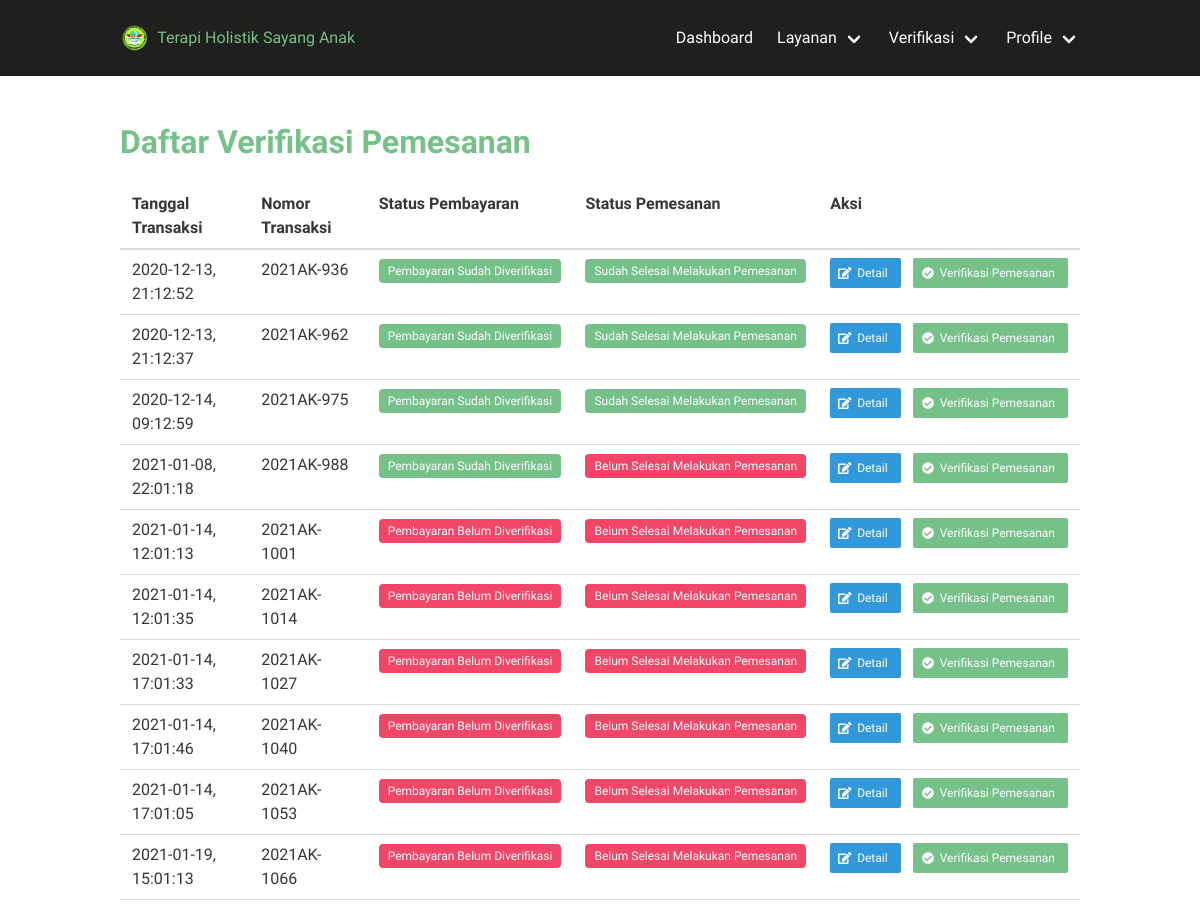
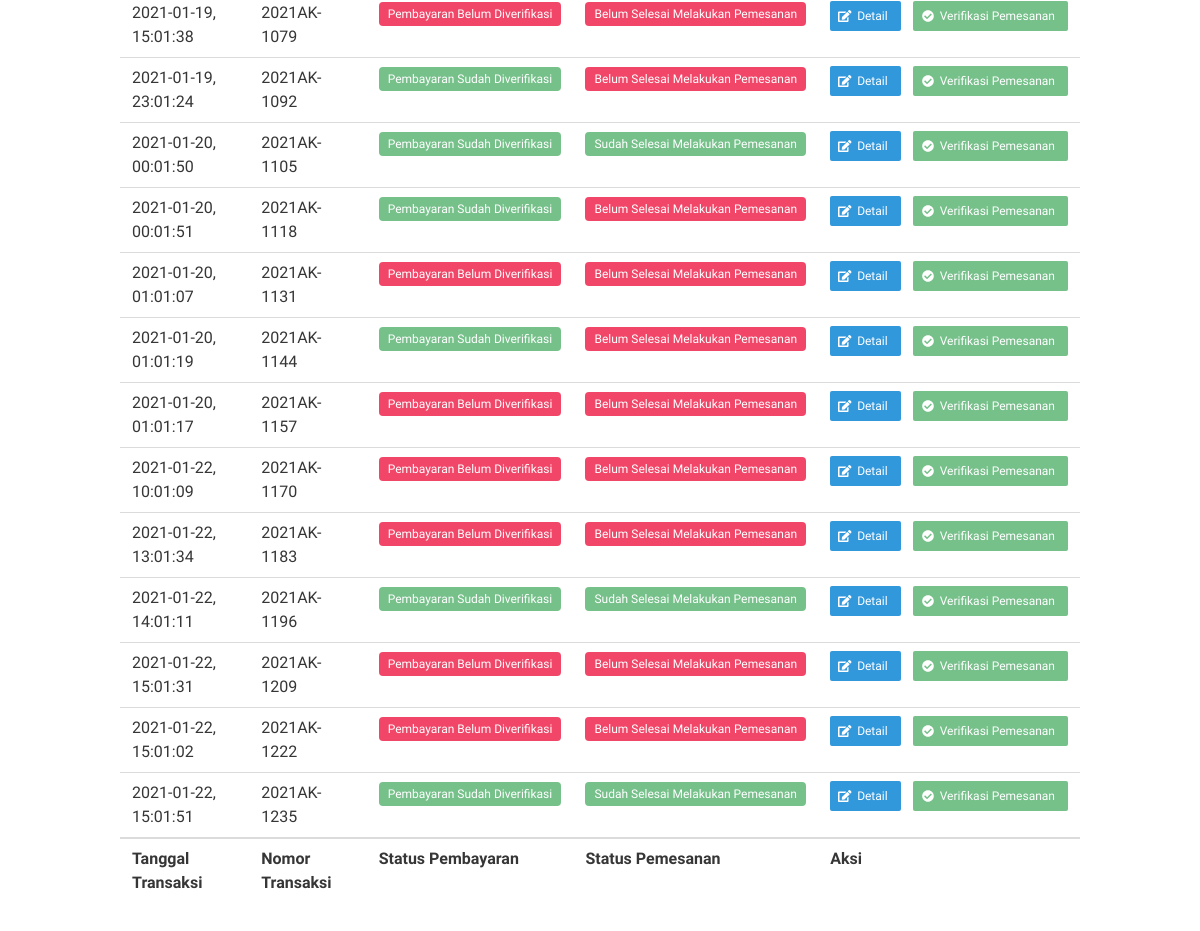
The app's page /index.php/cart/list_verifikasi_pemesanan (signed in) with its own data (2 pictures, top to bottom).
### tables this page shows
CREATE TABLE `transaksi` (
  `no_transaksi` int(11) NOT NULL AUTO_INCREMENT,
  `id_customer` int(11) NOT NULL,
  `tanggal` varchar(100) NOT NULL,
  `total_harga` int(11) NOT NULL,
  `bukti_pembayaran` varchar(500) NOT NULL,
  `rekening_pengirim` varchar(45) NOT NULL,
  `status_pembayaran` tinyint(1) NOT NULL,
  `status_pemesanan` tinyint(1) NOT NULL,
  PRIMARY KEY (`no_transaksi`),
  KEY `IdCostumer` (`id_customer`)
);

### application/controllers/Cart.php (called while the page is built, shortened)
<?php
class Cart extends CI_Controller
{
    function __construct()
    {
        $this->load->model('Cart_model');
        $this->load->library('upload');
        $this->load->model('Transaksi_model');
    }
    function list_verifikasi_pemesanan(){
        $data['nama']       = $_SESSION['nama'];
        $data['hak_akses']  = $_SESSION['hak_akses'];
        $data['id_user']    = $_SESSION['id_user'];
        $data['email']      = $_SESSION['email'];
        $data['_view'] = 'cart/list_verifikasi_pemesanan';
        $this->load->view('templates/pure/header');
        $this->load->view('layouts/bulma-dashboard/main', $data);
        $this->load->view('templates/pure/footer');
    }
}

### index.php (called while the page is built, shortened)
<?php
require_once BASEPATH.'core/CodeIgniter.php';

### application/views/cart/list_verifikasi_pemesanan.php (the view)
<h1 class="title has-text-success font-family-philosopher">Daftar Verifikasi Pemesanan</h1>
<div class="table-container">
    <table class="table is-fullwidth">
        <thead>
            <tr>
                <th>Tanggal Transaksi</th>
                <th>Nomor Transaksi</th>
                <th>Status Pembayaran</th>
                <th>Status Pemesanan</th>
                <th>Aksi</th>
            </tr>
        </thead>
        <tfoot>
            <tr>
                <th>Tanggal Transaksi</th>
                <th>Nomor Transaksi</th>
                <th>Status Pembayaran</th>
                <th>Status Pemesanan</th>
                <th>Aksi</th>
            </tr>
        </tfoot>
        <tbody>
            <?php
                $sql = "SELECT * FROM transaksi";
                $query = $this->db->query($sql);
                if ($query->num_rows() > 0) {
                    $year = date('Y');
                    foreach ($query->result() as $row) {
                        $number = $year.'AK-'.($row->no_transaksi*13);
                         $status_pemesanan  = $row->status_pemesanan;
                         $status_pembayaran = $row->status_pembayaran;
            ?>
                        <tr>
                            <td><?php echo $row->tanggal?></td>
                            <td><?php echo $number?></td>
                            <td>
                                <?php
                                if ($status_pembayaran == 0) {
                                    echo "<span class='tag is-danger'>Pembayaran Belum Diverifikasi</span>";
                                } else {
                                    echo "<span class='tag is-success'>Pembayaran Sudah Diverifikasi</span>";
                                }
                                ?>
                            </td>
                            <td>
                                <?php
                                if ($status_pemesanan == 0) {
                                    echo "<span class='tag is-danger'>Belum Selesai Melakukan Pemesanan</span>";
                                } else {
                                    echo "<span class='tag is-success'>Sudah Selesai Melakukan Pemesanan</span>";
                                }
                                ?>
                            </td>
                            <td>
                                <div class="field is-grouped">
                                    <p class="control">
                                        <a href="<?php echo site_url('cart/detail_pembayaran/' . $row->no_transaksi); ?>" class="button is-info is-small">
                                            <span class="icon">
                                                <i class="fa fa-edit"></i>
                                            </span>
                                            <span>
                                                Detail
                                            </span>
                                        </a>
                                    </p>
                                    <p class="control">
                                        <a href="<?php echo site_url('cart/verifikasi_pemesanan/' . $row->no_transaksi); ?>" class="button is-success is-small">
                                            <span class="icon">
                                                <i class="fa  fa-check-circle"></i>
                                            </span>
                                            <span>
                                                Verifikasi Pemesanan
                                            </span>
                                        </a>
                                    </p>
                                </div>
                            </td>
                        </tr>
            <?php
                    }
                }
            ?>
        </tbody>
    </table>
</div>

### application/views/layouts/bulma-dashboard/main.php (shortened to what this page needs)
<nav class="navbar is-black py-3" role="navigation" aria-label="main dropdown navigation">
    <div class="container">
        <div class="navbar-brand">
            <a class="navbar-item" href="<?= base_url('Dashboard'); ?>">
                <img src="<?= base_url('assets/img/logo.png'); ?>" /> &nbsp;&nbsp;
                <span class="font-family-philosopher has-text-success">
                    Terapi Holistik Sayang Anak
                </span>
            </a>
        </div>
        <div id="navbar" class="navbar-menu">
            <?php
            if ($hak_akses == "Admin") {
                $sql = "SELECT * FROM admin WHERE id_user=$id_user";
                $query = $this->db->query($sql);
                if ($query->num_rows() > 0) {
                    foreach ($query->result() as $row) {
            ?>
                        <div class="navbar-end">
                            <a class="navbar-item" href="<?php echo site_url('dashboard'); ?>">Dashboard</a>
                            <div class="navbar-item has-dropdown is-hoverable">
                                <a class="navbar-link">Layanan</a>
                            </div>
                            <div class="navbar-item has-dropdown is-hoverable">
                                <a class="navbar-link">Verifikasi</a>
                            </div>
                            <div class="navbar-item has-dropdown is-hoverable">
                                <a class="navbar-link">Profile</a>
                            </div>
                        </div>
                    <?php }
                }
            } ?>
        </div>
    </div>
</nav>
<section class="section">
    <div class="container">
        <?php
        if (isset($_view) && $_view)
            $this->load->view($_view);
        ?>
    </div>
</section>

### records on screen
transaksi: tanggal "2020-12-13, 21:12:52", status_pembayaran "Pembayaran Sudah Diverifikasi", status_pemesanan "Sudah Selesai Melakukan Pemesanan"
transaksi: tanggal "2020-12-13, 21:12:37", status_pembayaran "Pembayaran Sudah Diverifikasi", status_pemesanan "Sudah Selesai Melakukan Pemesanan"
transaksi: tanggal "2020-12-14, 09:12:59", status_pembayaran "Pembayaran Sudah Diverifikasi", status_pemesanan "Sudah Selesai Melakukan Pemesanan"
transaksi: tanggal "2021-01-08, 22:01:18", status_pembayaran "Pembayaran Sudah Diverifikasi", status_pemesanan "Belum Selesai Melakukan Pemesanan"
transaksi: tanggal "2021-01-14, 12:01:13", status_pembayaran "Pembayaran Belum Diverifikasi", status_pemesanan "Belum Selesai Melakukan Pemesanan"
transaksi: tanggal "2021-01-14, 12:01:35", status_pembayaran "Pembayaran Belum Diverifikasi", status_pemesanan "Belum Selesai Melakukan Pemesanan"
transaksi: tanggal "2021-01-14, 17:01:33", status_pembayaran "Pembayaran Belum Diverifikasi", status_pemesanan "Belum Selesai Melakukan Pemesanan"
transaksi: tanggal "2021-01-14, 17:01:46", status_pembayaran "Pembayaran Belum Diverifikasi", status_pemesanan "Belum Selesai Melakukan Pemesanan"
transaksi: tanggal "2021-01-14, 17:01:05", status_pembayaran "Pembayaran Belum Diverifikasi", status_pemesanan "Belum Selesai Melakukan Pemesanan"
transaksi: tanggal "2021-01-19, 15:01:13", status_pembayaran "Pembayaran Belum Diverifikasi", status_pemesanan "Belum Selesai Melakukan Pemesanan"
transaksi: tanggal "2021-01-19, 15:01:38", status_pembayaran "Pembayaran Belum Diverifikasi", status_pemesanan "Belum Selesai Melakukan Pemesanan"
transaksi: tanggal "2021-01-19, 23:01:24", status_pembayaran "Pembayaran Sudah Diverifikasi", status_pemesanan "Belum Selesai Melakukan Pemesanan"
transaksi: tanggal "2021-01-20, 00:01:50", status_pembayaran "Pembayaran Sudah Diverifikasi", status_pemesanan "Sudah Selesai Melakukan Pemesanan"
transaksi: tanggal "2021-01-20, 00:01:51", status_pembayaran "Pembayaran Sudah Diverifikasi", status_pemesanan "Belum Selesai Melakukan Pemesanan"
transaksi: tanggal "2021-01-20, 01:01:07", status_pembayaran "Pembayaran Belum Diverifikasi", status_pemesanan "Belum Selesai Melakukan Pemesanan"
transaksi: tanggal "2021-01-20, 01:01:19", status_pembayaran "Pembayaran Sudah Diverifikasi", status_pemesanan "Belum Selesai Melakukan Pemesanan"
transaksi: tanggal "2021-01-20, 01:01:17", status_pembayaran "Pembayaran Belum Diverifikasi", status_pemesanan "Belum Selesai Melakukan Pemesanan"
transaksi: tanggal "2021-01-22, 10:01:09", status_pembayaran "Pembayaran Belum Diverifikasi", status_pemesanan "Belum Selesai Melakukan Pemesanan"
transaksi: tanggal "2021-01-22, 13:01:34", status_pembayaran "Pembayaran Belum Diverifikasi", status_pemesanan "Belum Selesai Melakukan Pemesanan"
transaksi: tanggal "2021-01-22, 14:01:11", status_pembayaran "Pembayaran Sudah Diverifikasi", status_pemesanan "Sudah Selesai Melakukan Pemesanan"
transaksi: tanggal "2021-01-22, 15:01:31", status_pembayaran "Pembayaran Belum Diverifikasi", status_pemesanan "Belum Selesai Melakukan Pemesanan"
transaksi: tanggal "2021-01-22, 15:01:02", status_pembayaran "Pembayaran Belum Diverifikasi", status_pemesanan "Belum Selesai Melakukan Pemesanan"
transaksi: tanggal "2021-01-22, 15:01:51", status_pembayaran "Pembayaran Sudah Diverifikasi", status_pemesanan "Sudah Selesai Melakukan Pemesanan"
